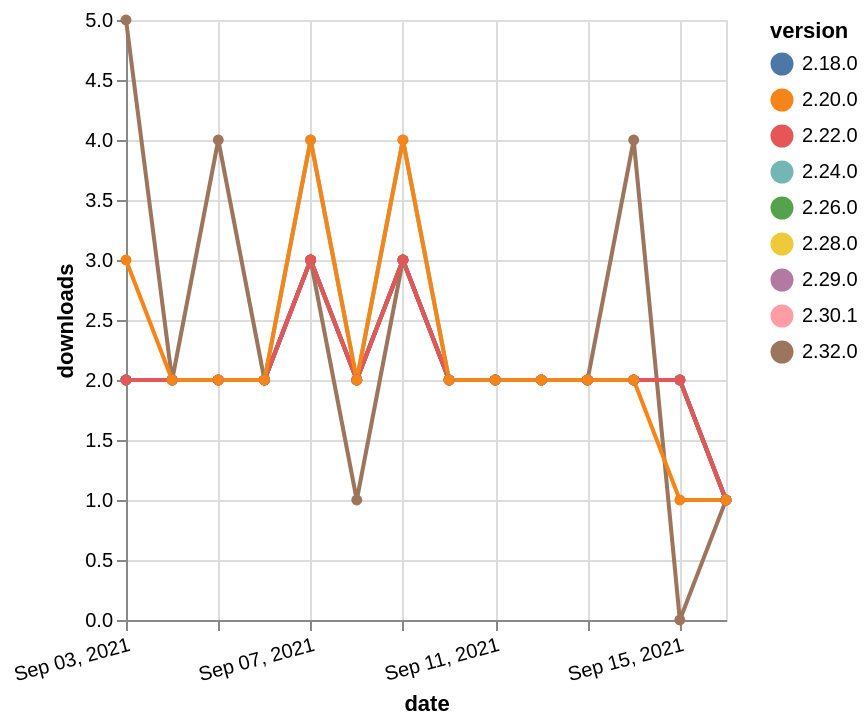

This figure's Vega-Lite source:
### Vega-Lite specification from a JSON file in a GitHub repository (floating-point values rounded to 4 significant figures)
{"$schema": "https://vega.github.io/schema/vega-lite/v5.json", "description": "A simple bar chart with embedded data.", "data": {"values": [{"date": "2021-09-03", "total": 369, "delta": 2, "version": "2.30.1"}, {"date": "2021-09-04", "total": 371, "delta": 2, "version": "2.30.1"}, {"date": "2021-09-05", "total": 373, "delta": 2, "version": "2.30.1"}, {"date": "2021-09-06", "total": 375, "delta": 2, "version": "2.30.1"}, {"date": "2021-09-07", "total": 378, "delta": 3, "version": "2.30.1"}, {"date": "2021-09-08", "total": 380, "delta": 2, "version": "2.30.1"}, {"date": "2021-09-09", "total": 383, "delta": 3, "version": "2.30.1"}, {"date": "2021-09-10", "total": 385, "delta": 2, "version": "2.30.1"}, {"date": "2021-09-11", "total": 387, "delta": 2, "version": "2.30.1"}, {"date": "2021-09-12", "total": 389, "delta": 2, "version": "2.30.1"}, {"date": "2021-09-13", "total": 391, "delta": 2, "version": "2.30.1"}, {"date": "2021-09-14", "total": 393, "delta": 2, "version": "2.30.1"}, {"date": "2021-09-15", "total": 395, "delta": 2, "version": "2.30.1"}, {"date": "2021-09-16", "total": 396, "delta": 1, "version": "2.30.1"}, {"date": "2021-09-03", "total": 236, "delta": 5, "version": "2.32.0"}, {"date": "2021-09-04", "total": 238, "delta": 2, "version": "2.32.0"}, {"date": "2021-09-05", "total": 242, "delta": 4, "version": "2.32.0"}, {"date": "2021-09-06", "total": 244, "delta": 2, "version": "2.32.0"}, {"date": "2021-09-07", "total": 247, "delta": 3, "version": "2.32.0"}, {"date": "2021-09-08", "total": 248, "delta": 1, "version": "2.32.0"}, {"date": "2021-09-09", "total": 251, "delta": 3, "version": "2.32.0"}, {"date": "2021-09-10", "total": 253, "delta": 2, "version": "2.32.0"}, {"date": "2021-09-11", "total": 255, "delta": 2, "version": "2.32.0"}, {"date": "2021-09-12", "total": 257, "delta": 2, "version": "2.32.0"}, {"date": "2021-09-13", "total": 259, "delta": 2, "version": "2.32.0"}, {"date": "2021-09-14", "total": 263, "delta": 4, "version": "2.32.0"}, {"date": "2021-09-15", "total": 263, "delta": 0, "version": "2.32.0"}, {"date": "2021-09-16", "total": 264, "delta": 1, "version": "2.32.0"}, {"date": "2021-09-03", "total": 1005, "delta": 2, "version": "2.28.0"}, {"date": "2021-09-04", "total": 1007, "delta": 2, "version": "2.28.0"}, {"date": "2021-09-05", "total": 1009, "delta": 2, "version": "2.28.0"}, {"date": "2021-09-06", "total": 1011, "delta": 2, "version": "2.28.0"}, {"date": "2021-09-07", "total": 1014, "delta": 3, "version": "2.28.0"}, {"date": "2021-09-08", "total": 1016, "delta": 2, "version": "2.28.0"}, {"date": "2021-09-09", "total": 1019, "delta": 3, "version": "2.28.0"}, {"date": "2021-09-10", "total": 1021, "delta": 2, "version": "2.28.0"}, {"date": "2021-09-11", "total": 1023, "delta": 2, "version": "2.28.0"}, {"date": "2021-09-12", "total": 1025, "delta": 2, "version": "2.28.0"}, {"date": "2021-09-13", "total": 1027, "delta": 2, "version": "2.28.0"}, {"date": "2021-09-14", "total": 1029, "delta": 2, "version": "2.28.0"}, {"date": "2021-09-15", "total": 1031, "delta": 2, "version": "2.28.0"}, {"date": "2021-09-16", "total": 1032, "delta": 1, "version": "2.28.0"}, {"date": "2021-09-03", "total": 1467, "delta": 2, "version": "2.26.0"}, {"date": "2021-09-04", "total": 1469, "delta": 2, "version": "2.26.0"}, {"date": "2021-09-05", "total": 1471, "delta": 2, "version": "2.26.0"}, {"date": "2021-09-06", "total": 1473, "delta": 2, "version": "2.26.0"}, {"date": "2021-09-07", "total": 1476, "delta": 3, "version": "2.26.0"}, {"date": "2021-09-08", "total": 1478, "delta": 2, "version": "2.26.0"}, {"date": "2021-09-09", "total": 1481, "delta": 3, "version": "2.26.0"}, {"date": "2021-09-10", "total": 1483, "delta": 2, "version": "2.26.0"}, {"date": "2021-09-11", "total": 1485, "delta": 2, "version": "2.26.0"}, {"date": "2021-09-12", "total": 1487, "delta": 2, "version": "2.26.0"}, {"date": "2021-09-13", "total": 1489, "delta": 2, "version": "2.26.0"}, {"date": "2021-09-14", "total": 1491, "delta": 2, "version": "2.26.0"}, {"date": "2021-09-15", "total": 1493, "delta": 2, "version": "2.26.0"}, {"date": "2021-09-16", "total": 1494, "delta": 1, "version": "2.26.0"}, {"date": "2021-09-03", "total": 1959, "delta": 2, "version": "2.24.0"}, {"date": "2021-09-04", "total": 1961, "delta": 2, "version": "2.24.0"}, {"date": "2021-09-05", "total": 1963, "delta": 2, "version": "2.24.0"}, {"date": "2021-09-06", "total": 1965, "delta": 2, "version": "2.24.0"}, {"date": "2021-09-07", "total": 1969, "delta": 4, "version": "2.24.0"}, {"date": "2021-09-08", "total": 1971, "delta": 2, "version": "2.24.0"}, {"date": "2021-09-09", "total": 1975, "delta": 4, "version": "2.24.0"}, {"date": "2021-09-10", "total": 1977, "delta": 2, "version": "2.24.0"}, {"date": "2021-09-11", "total": 1979, "delta": 2, "version": "2.24.0"}, {"date": "2021-09-12", "total": 1981, "delta": 2, "version": "2.24.0"}, {"date": "2021-09-13", "total": 1983, "delta": 2, "version": "2.24.0"}, {"date": "2021-09-14", "total": 1985, "delta": 2, "version": "2.24.0"}, {"date": "2021-09-15", "total": 1987, "delta": 2, "version": "2.24.0"}, {"date": "2021-09-16", "total": 1988, "delta": 1, "version": "2.24.0"}, {"date": "2021-09-03", "total": 639, "delta": 2, "version": "2.29.0"}, {"date": "2021-09-04", "total": 641, "delta": 2, "version": "2.29.0"}, {"date": "2021-09-05", "total": 643, "delta": 2, "version": "2.29.0"}, {"date": "2021-09-06", "total": 645, "delta": 2, "version": "2.29.0"}, {"date": "2021-09-07", "total": 648, "delta": 3, "version": "2.29.0"}, {"date": "2021-09-08", "total": 650, "delta": 2, "version": "2.29.0"}, {"date": "2021-09-09", "total": 653, "delta": 3, "version": "2.29.0"}, {"date": "2021-09-10", "total": 655, "delta": 2, "version": "2.29.0"}, {"date": "2021-09-11", "total": 657, "delta": 2, "version": "2.29.0"}, {"date": "2021-09-12", "total": 659, "delta": 2, "version": "2.29.0"}, {"date": "2021-09-13", "total": 661, "delta": 2, "version": "2.29.0"}, {"date": "2021-09-14", "total": 663, "delta": 2, "version": "2.29.0"}, {"date": "2021-09-15", "total": 665, "delta": 2, "version": "2.29.0"}, {"date": "2021-09-16", "total": 666, "delta": 1, "version": "2.29.0"}, {"date": "2021-09-03", "total": 2339, "delta": 2, "version": "2.18.0"}, {"date": "2021-09-04", "total": 2341, "delta": 2, "version": "2.18.0"}, {"date": "2021-09-05", "total": 2343, "delta": 2, "version": "2.18.0"}, {"date": "2021-09-06", "total": 2345, "delta": 2, "version": "2.18.0"}, {"date": "2021-09-07", "total": 2348, "delta": 3, "version": "2.18.0"}, {"date": "2021-09-08", "total": 2350, "delta": 2, "version": "2.18.0"}, {"date": "2021-09-09", "total": 2353, "delta": 3, "version": "2.18.0"}, {"date": "2021-09-10", "total": 2355, "delta": 2, "version": "2.18.0"}, {"date": "2021-09-11", "total": 2357, "delta": 2, "version": "2.18.0"}, {"date": "2021-09-12", "total": 2359, "delta": 2, "version": "2.18.0"}, {"date": "2021-09-13", "total": 2361, "delta": 2, "version": "2.18.0"}, {"date": "2021-09-14", "total": 2363, "delta": 2, "version": "2.18.0"}, {"date": "2021-09-15", "total": 2365, "delta": 2, "version": "2.18.0"}, {"date": "2021-09-16", "total": 2366, "delta": 1, "version": "2.18.0"}, {"date": "2021-09-03", "total": 2053, "delta": 2, "version": "2.22.0"}, {"date": "2021-09-04", "total": 2055, "delta": 2, "version": "2.22.0"}, {"date": "2021-09-05", "total": 2057, "delta": 2, "version": "2.22.0"}, {"date": "2021-09-06", "total": 2059, "delta": 2, "version": "2.22.0"}, {"date": "2021-09-07", "total": 2062, "delta": 3, "version": "2.22.0"}, {"date": "2021-09-08", "total": 2064, "delta": 2, "version": "2.22.0"}, {"date": "2021-09-09", "total": 2067, "delta": 3, "version": "2.22.0"}, {"date": "2021-09-10", "total": 2069, "delta": 2, "version": "2.22.0"}, {"date": "2021-09-11", "total": 2071, "delta": 2, "version": "2.22.0"}, {"date": "2021-09-12", "total": 2073, "delta": 2, "version": "2.22.0"}, {"date": "2021-09-13", "total": 2075, "delta": 2, "version": "2.22.0"}, {"date": "2021-09-14", "total": 2077, "delta": 2, "version": "2.22.0"}, {"date": "2021-09-15", "total": 2079, "delta": 2, "version": "2.22.0"}, {"date": "2021-09-16", "total": 2080, "delta": 1, "version": "2.22.0"}, {"date": "2021-09-03", "total": 2451, "delta": 3, "version": "2.20.0"}, {"date": "2021-09-04", "total": 2453, "delta": 2, "version": "2.20.0"}, {"date": "2021-09-05", "total": 2455, "delta": 2, "version": "2.20.0"}, {"date": "2021-09-06", "total": 2457, "delta": 2, "version": "2.20.0"}, {"date": "2021-09-07", "total": 2461, "delta": 4, "version": "2.20.0"}, {"date": "2021-09-08", "total": 2463, "delta": 2, "version": "2.20.0"}, {"date": "2021-09-09", "total": 2467, "delta": 4, "version": "2.20.0"}, {"date": "2021-09-10", "total": 2469, "delta": 2, "version": "2.20.0"}, {"date": "2021-09-11", "total": 2471, "delta": 2, "version": "2.20.0"}, {"date": "2021-09-12", "total": 2473, "delta": 2, "version": "2.20.0"}, {"date": "2021-09-13", "total": 2475, "delta": 2, "version": "2.20.0"}, {"date": "2021-09-14", "total": 2477, "delta": 2, "version": "2.20.0"}, {"date": "2021-09-15", "total": 2478, "delta": 1, "version": "2.20.0"}, {"date": "2021-09-16", "total": 2479, "delta": 1, "version": "2.20.0"}]}, "width": "container", "mark": {"type": "line", "point": {"filled": true}}, "encoding": {"x": {"field": "date", "type": "temporal", "timeUnit": "yearmonthdate", "title": "date", "axis": {"labelAngle": -15}}, "y": {"field": "delta", "type": "quantitative", "title": "downloads"}, "color": {"field": "version", "type": "nominal"}, "tooltip": {"field": "delta"}}}
